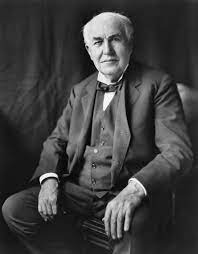
#> input picture img/edison/edison.jpg, 198 x 254 px, found by its file name
$ jupyter execute OpenCvDataAugmentation.ipynb
#> lines starting #> are read from the running program, lines starting #| are printed output that depends on the picture
# Data Augmentation with OpenCv

[cell 1]
import cv2
import os

[cell 2]
os.getcwd()

## Flipping

cv2.flip() method is used to flip a 2D array.
* If flip code is 0, it flips vertically
* If flip code is 1, it flips horizontally
* If flip code is -1, it flips both horizontally and vertically

[cell 3]
img_edison = cv2.imread("C:\\Users\\buse_\\Desktop\\Repos\\DataAugmentationTechniques\\img\\edison\\edison.jpg")
#> img_edison is the input picture: shape (254, 198, 3); min 0, max 255, mean 61.8

x = cv2.flip(img_edison, 0)
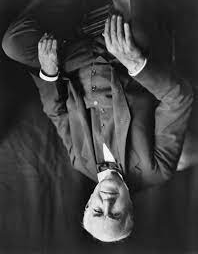
#> x: shape (254, 198, 3); min 0, max 255, mean 61.8
y = cv2.flip(img_edison, 1)
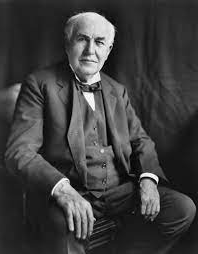
#> y: shape (254, 198, 3); min 0, max 255, mean 61.8
xy = cv2.flip(img_edison, -1)
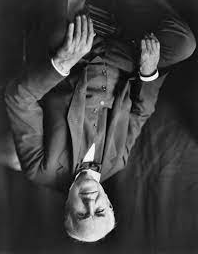
#> xy: shape (254, 198, 3); min 0, max 255, mean 61.8

cv2.imshow('X axis',x)
cv2.imshow('Y axis',y)
cv2.imshow('XY axis',xy)
cv2.waitKey()

## Rotation

cv2.rotate() method is used to rotate a 2D array in multiples of 90 degrees.

[cell 4]
# Rotate 90 degree by clockwise
image = cv2.rotate(img_edison, cv2.ROTATE_90_CLOCKWISE)
cv2.imshow("90 Degree", image)
cv2.waitKey()

[cell 5]
# Rotate 180 degree by clockwise
image = cv2.rotate(img_edison, cv2.ROTATE_180)
cv2.imshow("180 Degree", image)
cv2.waitKey()

[cell 6]
# Rotate 270 degree by clockwise
image = cv2.rotate(img_edison, cv2.ROTATE_90_COUNTERCLOCKWISE)
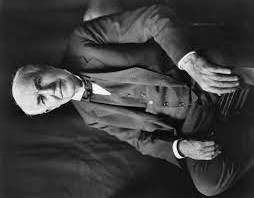
#> image: shape (198, 254, 3); min 0, max 255, mean 61.8
cv2.imshow("img/270 Degree", image)
cv2.waitKey()

### Rotate at a certain angle

[cell 7]
height, width = img_edison.shape[:2]
#> height = 254; width = 198
rotation_matrix = cv2.getRotationMatrix2D((width/2,height/2), 30, .9)
rotated_img = cv2.warpAffine(img_edison, rotation_matrix, (width,height))
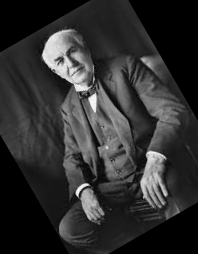
#> rotated_img: shape (254, 198, 3); min 0, max 253, mean 47.4
cv2.imshow("30 Degree", rotated_img)
cv2.waitKey()

In the code above, firstly we take image's height and width values. After that, we create a rotation matrix with <strong>getRotationMatrix2D</strong> function. In this function:
* first parameter is image's shape
* second parameter is rotation angle which is 30 degree
* third parameter is scale.

We apply this rotation matrix to our picture using the warpAffine function.

### Rotate at a certain angle with imutils library

[cell 8]
#!pip install imutils

imutils library provides us a easier way to rotate images

[cell 9]
import imutils

angle = 25
rotated_img = imutils.rotate_bound(img_edison, angle)
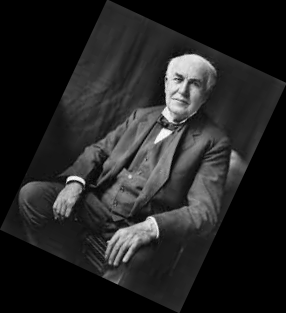
#> rotated_img: shape (313, 286, 3); min 0, max 253, mean 34.7
cv2.imshow("45 Degree", rotated_img)
cv2.waitKey()

## Resize Images

[cell 10]
img_edison.shape
#> Out = (254, 198, 3)

We can use <strong>resize</strong> function for resizing images.
* First parameter is image
* Second parameter is the shape that we want

[cell 11]
img_resize = cv2.resize(img_edison, (150,150))
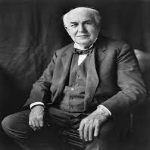
#> img_resize: shape (150, 150, 3); min 1, max 250, mean 61.7
cv2.imshow("(150,150)", img_resize)
cv2.waitKey()

## Increasing and Decreasing Brightness

[cell 12]
import numpy as np

bright = np.ones(img_edison.shape, dtype="uint8") * 70
img_bright = cv2.add(img_edison, bright)
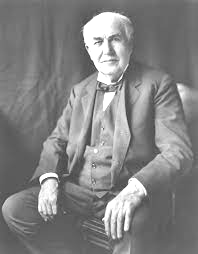
#> img_bright: shape (254, 198, 3); min 70, max 255, mean 130.8
cv2.imshow("Bright", img_bright)
cv2.waitKey()

In the code above, firstly we create a matrix with full of ones. Then with <strong>add</strong> function we aplly this matrix to image. We can adjust brigthness with the number which multiply by the matrix. If number is too high the picture will be more brigth.

[cell 13]
bright = np.ones(img_edison.shape, dtype="uint8") * 70
img_bright = cv2.subtract(img_edison, bright)
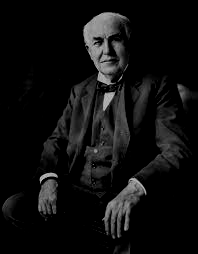
#> img_bright: shape (254, 198, 3); min 0, max 185, mean 15.1
cv2.imshow("Less Bright", img_bright)
cv2.waitKey()

The only difference between the code above and the one above is if we want to decrease brigthness, we use <strong>substract</strong> function instead of <strong>add</strong> function

## Make Border

We add a border around the image. We can use this property with rotation and flipping for data augmentation. With 20,30,20,10 we define borders. cv2.BORDER_REFLECT parameter reflects image to the borders

[cell 14]
img_border = cv2.copyMakeBorder(img_edison, 20,30,20,10, cv2.BORDER_REFLECT)
cv2.imshow("Border", img_border)
cv2.waitKey()

If we use cv2.BORDER_CONSTANT, we create black border.

[cell 15]
img_border = cv2.copyMakeBorder(img_edison, 20,30,20,10, cv2.BORDER_CONSTANT)
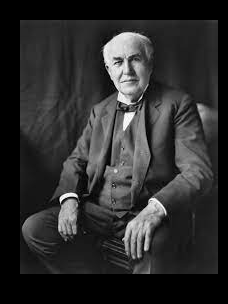
#> img_border: shape (304, 228, 3); min 0, max 255, mean 44.8
cv2.imshow("Border", img_border)
cv2.waitKey()
